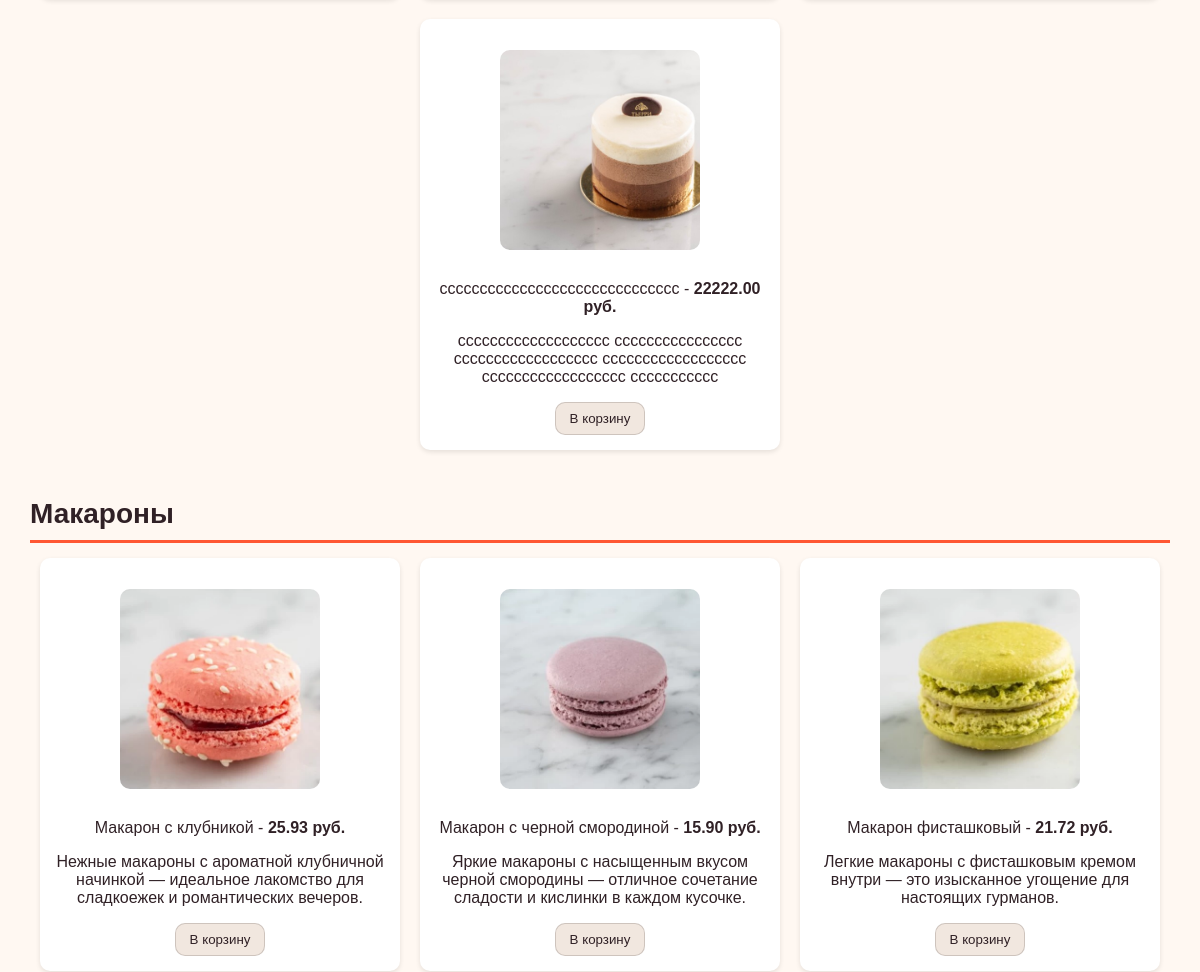
Page /menu.php (middle part) on the earlier database version.
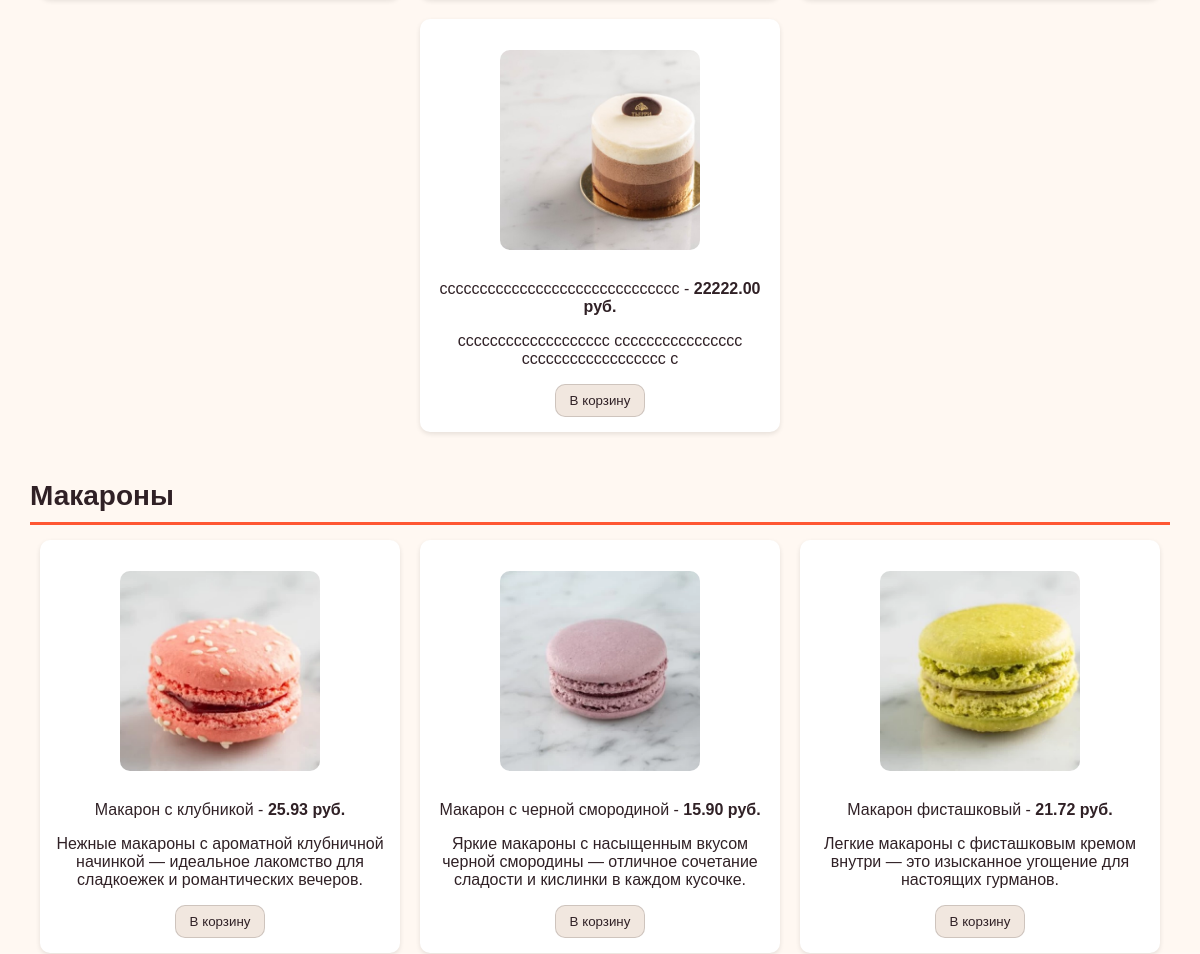
Same page on the later database version.
### tables this page shows
CREATE TABLE `menu` (
  `product_id` int NOT NULL,
  `category_id` int NOT NULL,
  `name` varchar(255) NOT NULL,
  `description` text,
  `composition` text,
  `price` decimal(10,2) NOT NULL,
  `quantity` int DEFAULT NULL,
  `image_url` varchar(255) DEFAULT NULL,
  `is_special` tinyint(1) DEFAULT '0',
  `special_position` int DEFAULT NULL
);

### public/db.php (called while the page is built, shortened)
<?php
function getDbConnection() {
    $host = 'mysql-8.0';
    $dbname = 'kriter';
    $username = 'root';
    $password = '';
    try {
        $pdo = new PDO("mysql:host=$host;dbname=$dbname", $username, $password);
        $pdo->setAttribute(PDO::ATTR_ERRMODE, PDO::ERRMODE_EXCEPTION);
        return $pdo;
    } catch (PDOException $e) {
        die("Ошибка подключения к базе данных: " . $e->getMessage());
    }
}
function get_menu_all() {
    $pdo = getDbConnection();
    try {
        $menu = $pdo->query("SELECT * FROM menu");
        return $menu;
    } catch (PDOException $e) {
        echo "Ошибка запроса: " . $e->getMessage();
        return false;
    }
}
function get_category_by_id($id) {
    $pdo = getDbConnection();
    try {
        $stmt = $pdo->prepare("SELECT * FROM categories WHERE category_id = ?");
        $stmt->execute([$id]);
        return $stmt->fetch(PDO::FETCH_ASSOC);
    } catch (PDOException $e) {
        echo "Ошибка запроса: " . $e->getMessage();
        return false;
    }
}
?>

### public/menu.php (the view, shortened to what this page needs)
<!DOCTYPE html>
<html lang="ru">
<head>
<?php
require 'db.php';
?>
    <link rel="stylesheet" href="styles.css">
</head>
<body>
<div class="content">
    <div class="product-grid">
        <?php
        $stmt = get_menu_all();
        $menu = $stmt->fetchAll(PDO::FETCH_ASSOC);
        $categories = [];
        foreach ($menu as $product) {
            $categoryId = $product["category_id"];
            $categories[$categoryId][] = $product;
        }
        foreach ($categories as $categoryId => $products):
        ?>
            <div class="product-category" id="category_<?php echo $categoryId; ?>">
                <h3 class="category"><?php echo get_category_by_id($categoryId)["category_name"]; ?></h3>
                <div class="product-grid">
                    <?php foreach ($products as $product): ?>
                        <div class="product-item">
                            <p><img src="<?php echo $product["image_url"]; ?>" alt="Торт"></p>
                            <p><?php echo $product["name"]; ?> - <strong><?php echo $product["price"]; ?> руб.</strong></p>
                            <p><?php echo $product["description"]; ?></p>
                            <button onclick="toggleButton(this, <?= $product['product_id'] ?>)" data-product-id="<?= $product['product_id'] ?>">В корзину</button>
                        </div>
                    <?php endforeach; ?>
                </div>
            </div>
        <?php endforeach; ?>
    </div>
</div>
</body>
</html>

Differences in the rows shown:
changed menu "cccccccccccccccccccccccccccccc": description "ccccccccccccccccccc cccccccccccccccc cccccccccccccccccc cccccccccccccccccc cccccccccccccccccc ccccccccccc" → "ccccccccccccccccccc cccccccccccccccc cccccccccccccccccc c"
